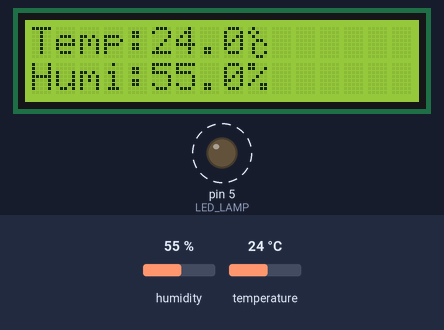
The sketch below on a simulated Arduino Uno, built with avr-gcc and run on an emulated ATmega328P. Parts: 16×2 character LCD, output pins drawn as LEDs (lit = HIGH). Dashed ring = blinking. The inputs (shaded band) are chosen by the test bench; at power-on: temperature 24 °C, humidity 55 %. What the sketch prints to the serial monitor is not drawn.

Above: at 1.2 s.
1.3 s: temperature set to 28 °C
At 3.1 s:
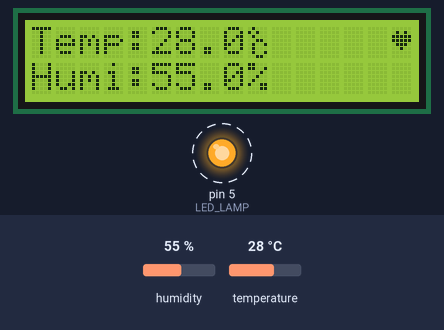
4.1 s: humidity set to 22 %
At 5.2 s:
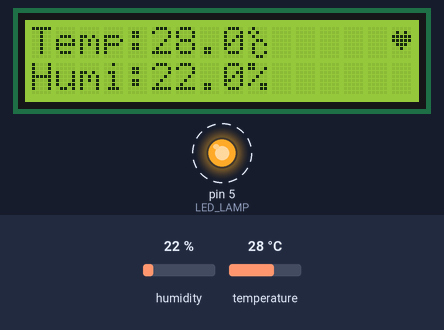
6.9 s: humidity set to 40 %
At 9.3 s:
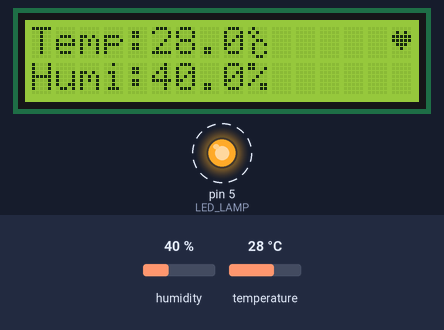
9.9 s: temperature set to 12 °C
At 11.4 s:
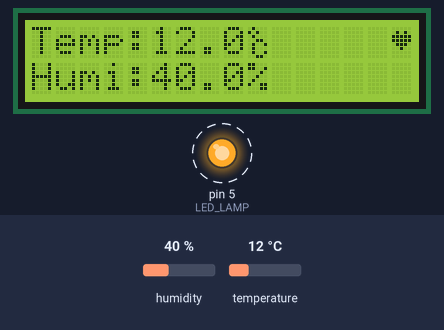
Timing chart, 0 to 13.7 s (numbered marks = the images above; inputs shaded):
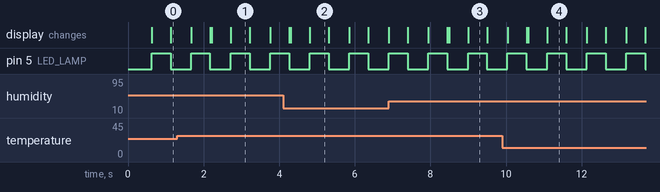

The sketch:

ESP_07_Temp_Monitor.ino
```cpp
// Example testing sketch for various DHT humidity/temperature sensors
// Written by ladyada, public domain

// REQUIRES the following Arduino libraries:
// - DHT Sensor Library: https://github.com/adafruit/DHT-sensor-library
// - Adafruit Unified Sensor Lib: https://github.com/adafruit/Adafruit_Sensor

#include "DHT.h"

#define DHTPIN 2     // Digital pin connected to the DHT sensor
// Feather HUZZAH ESP8266 note: use pins 3, 4, 5, 12, 13 or 14 --
// Pin 15 can work but DHT must be disconnected during program upload.

// Uncomment whatever type you're using!
//#define DHTTYPE DHT11   // DHT 11
#define DHTTYPE DHT22   // DHT 22  (AM2302), AM2321
//#define DHTTYPE DHT21   // DHT 21 (AM2301)

// Connect pin 1 (on the left) of the sensor to +5V
// NOTE: If using a board with 3.3V logic like an Arduino Due connect pin 1
// to 3.3V instead of 5V!
// Connect pin 2 of the sensor to whatever your DHTPIN is
// Connect pin 4 (on the right) of the sensor to GROUND
// Connect a 10K resistor from pin 2 (data) to pin 1 (power) of the sensor

// Initialize DHT sensor.
// Note that older versions of this library took an optional third parameter to
// tweak the timings for faster processors.  This parameter is no longer needed
// as the current DHT reading algorithm adjusts itself to work on faster procs.
DHT dht(DHTPIN, DHTTYPE);

// ESP8266 with 16x2 i2c LCD
// Compatible with the Arduino IDE 1.6.6
// Library https://github.com/agnunez/ESP8266-I2C-LCD1602
// Original Library https://github.com/fdebrabander/Arduino-LiquidCrystal-I2C-library
// Modified for ESP8266 with GPIO0-SDA GPIO2-SCL and LCD1206 display
// edit library and change Wire.begin() by Wire.begin(sda,scl) or other GPIO's used for I2C
// and access from lcd.begin(sda,scl)

#include <LiquidCrystal_I2C.h>
#include <Wire.h>
LiquidCrystal_I2C lcd(0x27, 16, 2); // Check I2C address of LCD, normally 0x27 or 0x3F
byte heart[8] = {0x0, 0xa, 0x1f, 0x1f, 0xe, 0x4, 0x0}; // example sprite bitmap
byte degreeCelcius[] = {0x08, 0x14, 0x08, 0x06, 0x09, 0x08, 0x09, 0x06};
int LED_LAMP = 5;


void setup() {
  pinMode(LED_LAMP, OUTPUT);     // Initialize the LED_BUILTIN pin as an output
  Serial.begin(9600);
  Serial.println(F("DHTxx test!"));

  lcd.begin(12, 13);     // In ESP8266-01, SDA=0, SCL=2
  lcd.backlight();
  lcd.createChar(0, heart);
  lcd.createChar(1, degreeCelcius);


  dht.begin();
}

void loop() {
  // Wait a few seconds between measurements.

  // Reading temperature or humidity takes about 250 milliseconds!
  // Sensor readings may also be up to 2 seconds 'old' (its a very slow sensor)
  float h = dht.readHumidity();
  // Read temperature as Celsius (the default)
  float t = dht.readTemperature();
  // Read temperature as Fahrenheit (isFahrenheit = true)
  float f = dht.readTemperature(true);

  // Check if any reads failed and exit early (to try again).
  if (isnan(h) || isnan(t) || isnan(f)) {
    Serial.println(F("Failed to read from DHT sensor!"));
    return;
  }

  // Compute heat index in Fahrenheit (the default)
  float hif = dht.computeHeatIndex(f, h);
  // Compute heat index in Celsius (isFahreheit = false)
  float hic = dht.computeHeatIndex(t, h, false);

  Serial.print(F("Humidity: "));
  Serial.print(h);
  Serial.print(F("%  Temperature: "));
  Serial.print(t);
  Serial.print(F("°C "));
  Serial.print(f);
  Serial.print(F("°F  Heat index: "));
  Serial.print(hic);
  Serial.print(F("°C "));
  Serial.print(hif);
  Serial.println(F("°F"));


  lcd.home();                // At column=0, row=0
  lcd.print("Temp:");
  lcd.print(t, 1);
  lcd.write(byte(1));

  lcd.setCursor(0, 1);
  lcd.print("Humi:");
  lcd.print(h, 1);
  lcd.print("%");


  delay(500);


  digitalWrite(LED_LAMP, HIGH);
  lcd.setCursor(15, 0);      // At column=15, row=0
  lcd.write(byte(0));
  delay(500);


  digitalWrite(LED_LAMP, LOW);
  lcd.setCursor(15, 0);      // At column=15, row=0
  lcd.print(" ");            // Wipe sprite
}
```

Measured:
- after the input at 1.3 s, the display: first differs from a run without the input after 0.92 s (image 1 shows a later state)
- after the input at 4.1 s, the display: first differs from a run without the input after 0.21 s (image 2 shows a later state)
- after the input at 6.9 s, the display: first differs from a run without the input after 1.6 s (image 3 shows a later state)
- after the input at 9.9 s, the display: first differs from a run without the input after 0.68 s (image 4 shows a later state)
- by itself, pin 5 (LED_LAMP): alternates HIGH for 0.50 s and LOW for 0.55 s
- what the display in image 1 shows lasts 0.5 s, from 2.7 s to 3.2 s
